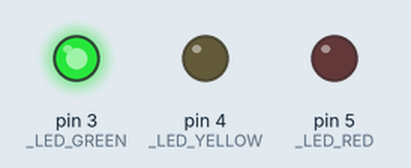
Recording of a sketch running on a simulated Arduino Uno, built with avr-gcc and run on an emulated ATmega328P. On the bench: output pins drawn as LEDs (lit = HIGH).

Above: at 1.5 s.
At 3.5 s:
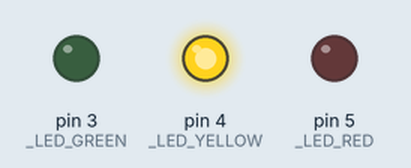
At 5.0 s:
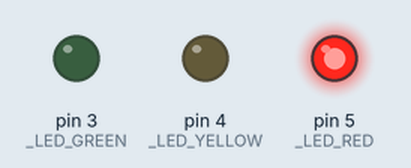
Timing chart, 0 to 7.8 s (numbered marks = the images above):
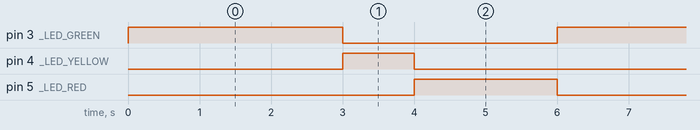

The sketch:

semaforo_dsm.ino
```cpp
#define _LED_GREEN 3
#define _LED_YELLOW 4
#define _LED_RED 5

void setup() {
  // put your setup code here, to run once:
  pinMode(_LED_GREEN, OUTPUT);
  pinMode(_LED_YELLOW, OUTPUT);
  pinMode(_LED_RED, OUTPUT);

  //digitalWrite(_LED_GREEN, HIGH);
}

void loop() {
  // put your main code here, to run repeatedly:
  turnGreen();
  turnYellow();
  turnRed();
}

void turnGreen(){
  digitalWrite(_LED_GREEN, HIGH);
  digitalWrite(_LED_YELLOW, LOW);
  digitalWrite(_LED_RED, LOW);
  delay(3000);
}

void turnYellow(){
  digitalWrite(_LED_GREEN, LOW);
  digitalWrite(_LED_YELLOW, HIGH);
  digitalWrite(_LED_RED, LOW);
  delay(1000);
}

void turnRed(){
  digitalWrite(_LED_GREEN, LOW);
  digitalWrite(_LED_YELLOW, LOW);
  digitalWrite(_LED_RED, HIGH);
  delay(2000);
}
```

Measured:
- by itself, pin 3 (_LED_GREEN): alternates HIGH for 3.0 s and LOW for 3.0 s
- by itself, pin 4 (_LED_YELLOW): alternates HIGH for 1.0 s and LOW for 5.0 s
- by itself, pin 5 (_LED_RED): alternates HIGH for 2.0 s and LOW for 4.0 s
